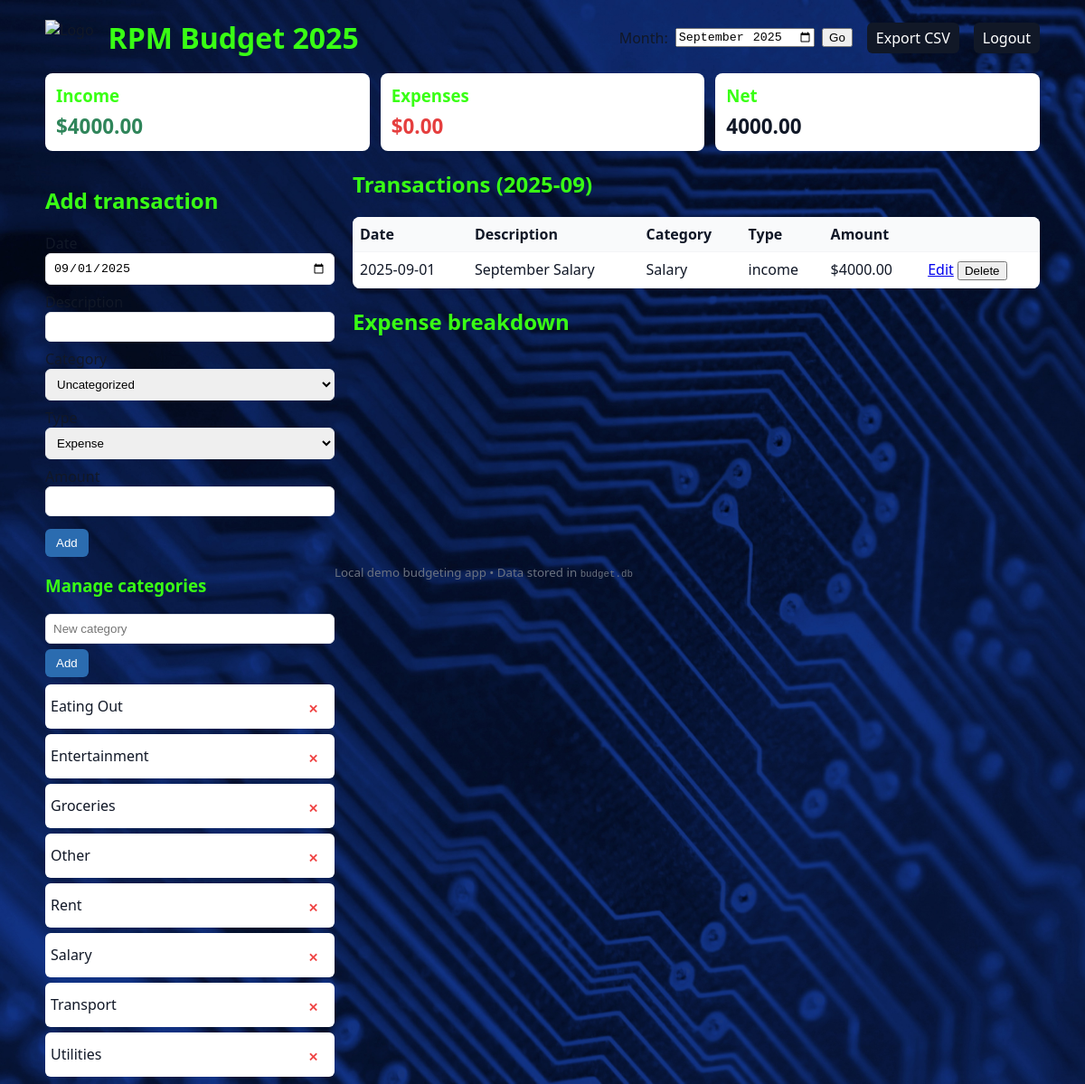
The page / (signed in) on the database its author committed.
### tables this page shows
CREATE TABLE categories (
            id INTEGER PRIMARY KEY AUTOINCREMENT,
            name TEXT NOT NULL UNIQUE
        );

CREATE TABLE transactions (
            id INTEGER PRIMARY KEY AUTOINCREMENT,
            date TEXT NOT NULL,
            description TEXT,
            category_id INTEGER,
            amount REAL NOT NULL,
            type TEXT NOT NULL CHECK(type IN ('income','expense')),
            FOREIGN KEY (category_id) REFERENCES categories(id)
        );

### app.py (the view)
@app.route("/")
def index():
    if not session.get('logged_in'):
        return redirect(url_for('login'))
    month = request.args.get("month")
    if not month:
        month = datetime.now().strftime("%Y-%m")
    start = month + "-01"
    rows = query("""
        SELECT t.*, c.name as category_name
        FROM transactions t
        LEFT JOIN categories c ON t.category_id = c.id
        WHERE substr(t.date, 1, 7) = ?
        ORDER BY date DESC, id DESC
    """, (month,))
    cats = query("SELECT * FROM categories ORDER BY name")
    income = 0.0
    expenses = 0.0
    for r in rows:
        if r["type"] == "income":
            income += float(r["amount"])
        else:
            expenses += float(r["amount"])
    net = income - expenses
    return render_template("index.html", transactions=rows, categories=cats, month=month, income=income, expenses=expenses, net=net)

### app.py (called while the page is built)
def get_db():
    conn = sqlite3.connect(DB_FILE)
    conn.row_factory = sqlite3.Row
    return conn

def query(sql, args=(), one=False):
    conn = get_db()
    cur = conn.cursor()
    cur.execute(sql, args)
    rv = cur.fetchall()
    conn.close()
    return (rv[0] if rv else None) if one else rv

### templates/index.html (shortened to what this page needs)
<!doctype html>
<html lang="en">
<head>
  <link rel="stylesheet" href="{{ url_for('static', filename='style.css') }}">
</head>
<body>
  <div class="container">
    <header>
      <img src="{{ url_for('static', filename='Infinity6.jpg') }}" alt="Logo" class="logo">
      <h1>RPM Budget 2025</h1>
      <form id="monthForm" method="get" action="/">
        <label for="month">Month:</label>
        <input type="month" name="month" id="month" value="{{ month }}">
        <button type="submit">Go</button>
        <a class="csv" href="{{ url_for('export_csv') }}?month={{ month }}">Export CSV</a>
        <a class="csv" href="{{ url_for('logout') }}">Logout</a>
      </form>
    </header>
    <section class="summary">
      <div class="card">
        <h3>Income</h3>
        <div class="amount positive">${{ '%.2f'|format(income) }}</div>
      </div>
      <div class="card">
        <h3>Expenses</h3>
        <div class="amount negative">${{ '%.2f'|format(expenses) }}</div>
      </div>
      <div class="card">
        <h3>Net</h3>
        <div class="amount">{{ '%.2f'|format(net) }}</div>
      </div>
    </section>
    <section class="left">
      <h2>Add transaction</h2>
      <form method="post" action="{{ url_for('add_transaction') }}">
        <label>Date <input type="date" name="date" value="{{ (month + '-01') }}"></label>
        <label>Description <input type="text" name="description"></label>
        <label>Category
          <select name="category_id">
            <option value="">Uncategorized</option>
          </select>
        </label>
        <label>Type
          <select name="type">
            <option value="expense">Expense</option>
          </select>
        </label>
        <label>Amount <input type="number" step="0.01" name="amount" required></label>
        <div><button type="submit">Add</button></div>
      </form>
      <h3>Manage categories</h3>
      <form method="post" action="{{ url_for('add_category') }}">
        <input type="text" name="name" placeholder="New category">
        <button type="submit">Add</button>
      </form>
      <ul class="categories">
        {% for c in categories %}
        <li>{{ c.name }}
          <form method="post" action="{{ url_for('delete_category', cat_id=c.id) }}" style="display:inline" onsubmit="return confirm('Delete category? This will uncategorize all associated transactions.')">
            <button type="submit" title="Delete">✕</button>
          </form>
        </li>
        {% endfor %}
      </ul>
    </section>
    <section class="right">
      <h2>Transactions ({{ month }})</h2>
      <table class="transactions">
        <thead><tr><th>Date</th><th>Description</th><th>Category</th><th>Type</th><th>Amount</th><th></th></tr></thead>
        <tbody>
        {% for t in transactions %}
          <tr>
            <td>{{ t.date }}</td>
            <td>{{ t.description }}</td>
            <td>{{ t.category_name or "Uncategorized" }}</td>
            <td>{{ t.type }}</td>
            <td class="{{ 'positive' if t.type=='income' else 'negative' }}">${{ '%.2f'|format(t.amount) }}</td>
            <td>
              <a href="{{ url_for('edit_transaction', tx_id=t.id) }}">Edit</a>
              <form method="post" action="{{ url_for('delete_transaction', tx_id=t.id) }}" onsubmit="return confirm('Delete transaction?')" style="display:inline;">
                <button type="submit">Delete</button>
              </form>
            </td>
          </tr>
        {% else %}
          <tr><td colspan="6">No transactions for this month.</td></tr>
        {% endfor %}
        </tbody>
      </table>
      <h2>Expense breakdown</h2>
      <canvas id="breakdownChart" width="400" height="200"></canvas>
    </section>
    <footer>
      <small>Local demo budgeting app • Data stored in <code>budget.db</code></small>
    </footer>
  </div>
  <script>
    // request summary data and render chart
    async function renderChart() {
      const month = new URLSearchParams(window.location.search).get('month') || '{{ month }}';
      const res = await fetch(`/api/summary?month=${month}`);
      const data = await res.json();
      const labels = data.breakdown.map(b => b.category);
      const totals = data.breakdown.map(b => b.total ? parseFloat(b.total) : 0);
      const ctx = document.getElementById('breakdownChart').getContext('2d');
      // destroy previous chart if exists
      if (window._budgetChart) window._budgetChart.destroy();
      window._budgetChart = new Chart(ctx, {
        type: 'pie',
        data: {
          labels,
          datasets: [{
            label: 'Expenses by category',
            data: totals
          }]
        },
        options: {
          plugins: {
            legend: { position: 'bottom' }
          }
        }
      });
    }
    renderChart();
  </script>
</body>
</html>

### static/style.css (style rules this page uses)
:root { --bg:#f5f7fa; --card:#ffffff; --accent:#2b6cb0; --danger:#e53e3e; --success:#2f855a; --muted:#6b7280; }
* { box-sizing:border-box }
body { font-family: system-ui, -apple-system, "Segoe UI", Roboto, "Helvetica Neue", Arial; background: url('hightech-background.jpg') no-repeat center center fixed; background-size: cover; margin:0; padding:20px; color:#111827; }
.container { max-width:1100px;margin:0 auto }
header { display:flex;align-items:center;gap:16px;margin-bottom:18px }
.logo { height: 40px; }
h1, h2, h3 { color: #39FF14; }
header h1 { margin:0 }
form#monthForm { display:flex;align-items:center;gap:8px;margin-left:auto }
.csv { margin-left:8px;padding:6px 10px;background:#111827;color:#fff;border-radius:6px;text-decoration:none }
.summary { display:flex;gap:12px;margin-bottom:18px }
.card { background:var(--card);padding:12px;border-radius:8px;flex:1;box-shadow:0 1px 3px rgba(0,0,0,0.06) }
.card h3 { margin:0 0 6px 0 }
.amount { font-size:1.4rem;font-weight:700 }
.amount.positive { color:var(--success) }
.amount.negative { color:var(--danger) }
.left { float:left;width:320px }
.right { margin-left:340px }
.left form, .left h3 { background:transparent }
.left label { display:block;margin-bottom:8px }
.left input[type="text"], .left input[type="date"], .left input[type="number"], .left select { width:100%;padding:8px;border-radius:6px;border:1px solid #e5e7eb }
.left button { margin-top:6px;padding:8px 12px;border-radius:6px;background:var(--accent);color:#fff;border:0 }
.categories { list-style:none;padding:0;margin:8px 0 }
.categories li { background:#fff;padding:6px;border-radius:6px;margin-bottom:6px;display:flex;justify-content:space-between;align-items:center }
.categories button { background:transparent;border:0;color:#ef4444;font-weight:700 }
.transactions { width:100%;border-collapse:collapse;background:#fff;border-radius:8px;overflow:hidden }
.transactions th, .transactions td { padding:8px;border-bottom:1px solid #f3f4f6;text-align:left }
.transactions th { background:#f9fafb }
footer { margin-top:24px;color:#6b7280 }

### rows shown on the page
categories: name "Eating Out"
categories: name "Entertainment"
categories: name "Groceries"
categories: name "Other"
categories: name "Rent"
categories: name "Salary"
categories: name "Transport"
categories: name "Utilities"
transactions: date "2025-09-01", description "September Salary", name "Salary", type "income", amount "4000.00"

### other values the page prints
{{ '%.2f'|format(income) }} "4000.00"
{{ '%.2f'|format(expenses) }} "0.00"
{{ '%.2f'|format(net) }} "4000.00"
{{ month }} "2025-09"
